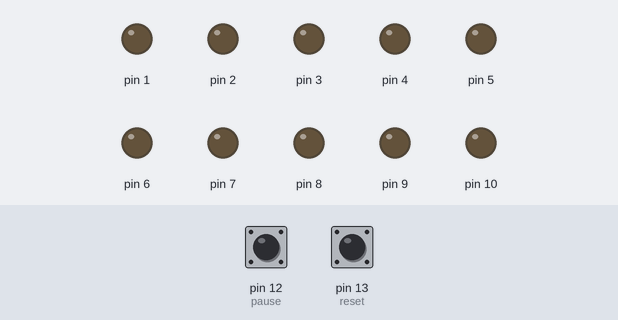
This sketch was run on a simulated Arduino Uno, built with avr-gcc and run on an emulated ATmega328P. Parts: output pins drawn as LEDs (lit = HIGH). Dashed ring = blinking. The inputs (shaded band) are chosen by the test bench; at power-on: pin 12 (pause) HIGH, pin 13 (reset) HIGH.

Above: at 1.2 s.
1.3 s: pin 12 (pause) pulled LOW for 0.15 s
At 3.2 s:
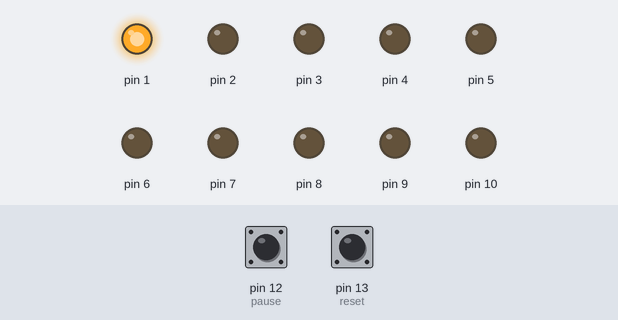
4.4 s: pin 13 (reset) pulled LOW for 3.2 s
At 10.3 s:
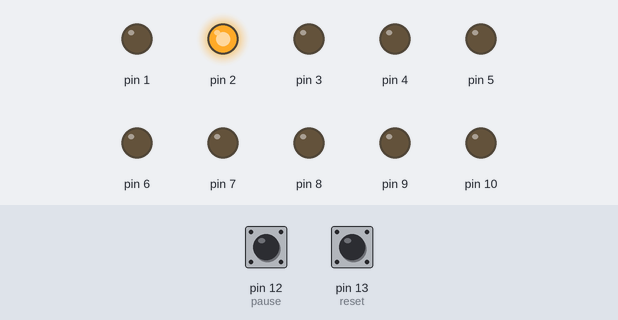
10.6 s: pin 13 (reset) pulled LOW for 0.15 s
At 11.1 s:
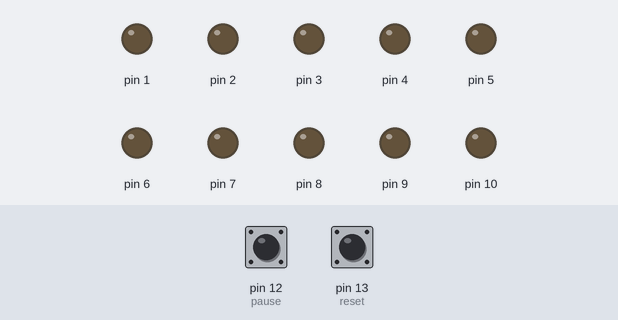
13.7 s: pin 13 (reset) pulled LOW for 1 s
At 30.89 s:
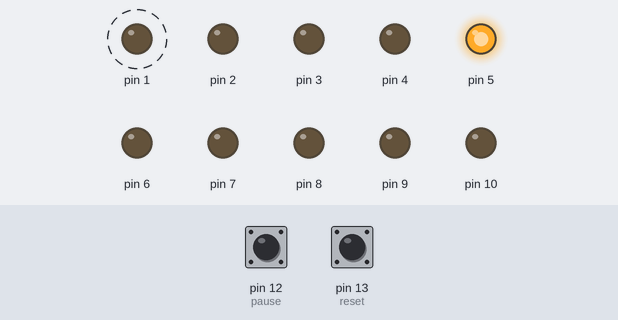
Timing chart, 0 to 31.1 s (numbered marks = the images above; inputs shaded):
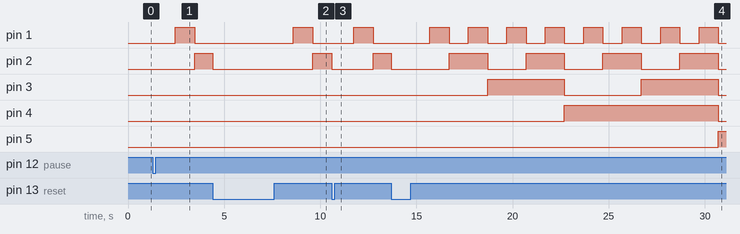

The sketch:

tiempo_nahuel.ino
```cpp
#define  pause 12
#define  reset 13
int contador=0;
int contador_bin=0;
int long t1,t2;
int dif_tiempo;
boolean contar=false;
boolean pin;
void setup() {
  //Serial.begin(9600);
  confg_sal();//funcion de configuracion de salidas
  pinMode(pause,INPUT_PULLUP);// seteo pin de pause como entrada
  pinMode(reset,INPUT_PULLUP);
  t1=millis();//cargo el tiempo de inicio de muestra
}

void loop() {
 if (contar==true){
 //******************************************
 //pregunta para saber si paso 1 seg
   t2=millis();//cargo el tiempo actual
   if ((t2-t1)>=1000){
     t1=t2;//actualizo inicio de muestra
     mostrar();//rutina que muestra el valor
   }
//******************************************
//******************************************
 }
//rutina de reset *************
if (digitalRead(reset)==LOW){
  resetear();
}
//fin rutina de reset **********

//rutina de pausa *************
if (digitalRead(pause)==LOW){
    while (digitalRead(pause)==LOW){// suprimir rebote y disparo flanco
      delay(20);
      }
  pausar();
}
//fin rutina de pausa **********

}


void confg_sal(){
for (int i=1;i<=10;i++){
    pinMode (i,OUTPUT);
  }
}

void mostrar(){
 for (int i=10;i>=1;i--){
  contador_bin= contador >>  (i-1);
  pin=contador_bin & 1;
  digitalWrite(i,pin);
 // Serial.print(pin);
 }

 //Serial.println("");
 //  Serial.println(contador);

  contador++;
}

void resetear(){
   t1=millis();//cargo el tiempo de inicio de muestra
   contador=0;
   mostrar();
}

void pausar(){
 contar=!(contar);
 if (contar==false){//cambio a falso o sea se detiene
  dif_tiempo=1000-(t2-t1);//guardo el tiempo que faltaba para el segundo
 }
 else{
  t1=millis();
  while ((millis()-t1)<dif_tiempo){

  }
  mostrar();
  t1=millis();
 }
}
```

Measured:
- after the input at 1.3 s, pin 1: LOW → HIGH after 1.2 s, → LOW 1.0 s later; pin 2: LOW → HIGH after 2.2 s
- after the input at 4.4 s, pin 3: stays LOW (without the input it goes to HIGH after 1.1 s); pin 4: stays LOW (without the input it goes to HIGH after 5.1 s)
- after the input at 10.6 s, pin 3: stays LOW (without the input it goes to HIGH after 1.0 s)
- after the input at 13.7 s, pin 5: LOW → HIGH after 17.0 s instead of 13.0 s
